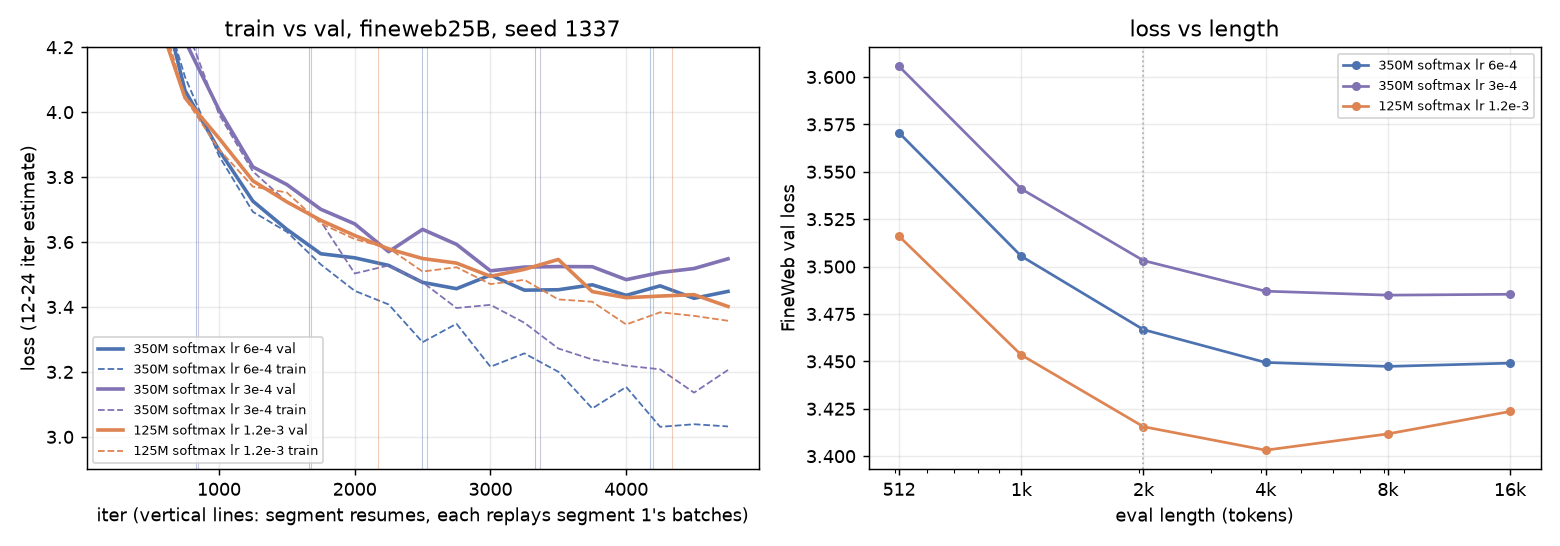

Recreate this plot in Python.
"""e003: RNG replay diagnosis. Left: periodic train/val loss vs iter with segment boundaries (350M softmax 6e-4,
125M softmax 1.2e-3). Right: loss vs eval length, 350M softmax vs 125M softmax (fineweb25B). Reads local results/lm1012."""
import json, os, re, sys
import matplotlib; matplotlib.use("Agg")
import matplotlib.pyplot as plt

ROOT = os.path.join(os.path.dirname(__file__), "../../../../results/lm1012")
RUNS = [("350m_fw25/softmax_xs/lr6e-4", "350M softmax lr 6e-4", "#4c72b0"),
        ("350m_fw25/softmax_xs/lr3e-4", "350M softmax lr 3e-4", "#8172b3"),
        ("125m_fw25/softmax_xs/lr1.2e-3", "125M softmax lr 1.2e-3", "#dd8452")]

fig, ax = plt.subplots(1, 2, figsize=(12, 4.2))
for p, lab, c in RUNS:
    d = f"{ROOT}/{p}"
    ev = [json.loads(l) for l in open(f"{d}/metrics.jsonl")]
    ev = [j for j in ev if j["kind"] == "eval" and j["iter"] > 0]
    it = [j["iter"] for j in ev]
    ax[0].plot(it, [j["val_loss"] for j in ev], color=c, lw=2, label=f"{lab} val")
    ax[0].plot(it, [j["train_loss"] for j in ev], color=c, lw=1, ls="--", label=f"{lab} train")
    if os.path.exists(f"{d}/run.log"):
        for b in map(int, re.findall(r"wall limit reached at iter (\d+)", open(f"{d}/run.log").read())):
            ax[0].axvline(b, color=c, lw=0.6, alpha=0.4)
    p16 = f"{d}/lengths_16k.json"
    if os.path.exists(p16):
        L = json.load(open(p16))["lengths"]; xs = sorted(L, key=int)
        ax[1].plot([int(x) for x in xs], [L[x]["val_loss"] for x in xs], color=c, marker="o", ms=4, label=lab)
ax[0].set(ylim=(2.9, 4.2), xlabel="iter (vertical lines: segment resumes, each replays segment 1's batches)",
          ylabel="loss (12-24 iter estimate)", title="train vs val, fineweb25B, seed 1337")
ax[0].legend(fontsize=7); ax[0].grid(alpha=0.25)
ax[1].axvline(2048, color="0.7", lw=1, ls=":")
ax[1].set(xscale="log", xlabel="eval length (tokens)", ylabel="FineWeb val loss", title="loss vs length")
ax[1].set_xticks([512, 1024, 2048, 4096, 8192, 16384]); ax[1].set_xticklabels(["512", "1k", "2k", "4k", "8k", "16k"])
ax[1].legend(fontsize=7); ax[1].grid(alpha=0.25)
fig.tight_layout()
out = sys.argv[1] if len(sys.argv) > 1 else "e003_replay.png"
fig.savefig(out, dpi=130); print("wrote", out)
